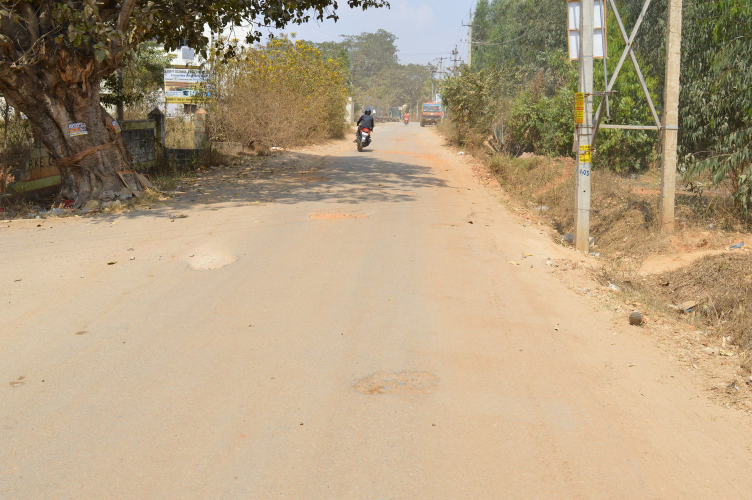
//> input picture Code/code_from_earlier_approach/src/data/road_cam_10.jpg, 1504 x 1000 px (shown at 1/2 size)
$ ./preprocessing data/road_cam_10.jpg   (built with g++ and OpenCV 4)
//> lines starting //> are read from the running program, lines starting //| are printed output that depends on the picture; after the words box and inside, x2 and y2 are one past the last pixel; in counts of white or black regions, pixels touching at a corner belong together
#include <opencv2/opencv.hpp>
#include <opencv2/highgui/highgui.hpp>
#include <opencv2/imgproc/imgproc.hpp>
#include <opencv2/core/core.hpp>
#include <iostream>
#include <stdio.h>

using namespace std;
using namespace cv;

class findroad{                              //class that separates out roads from images
private:
Mat path;
public:
void setpath(Mat& image)
{
image.convertTo(path, CV_32S);
}

Mat getroad(Mat &image)                  //major working function attribute of the class
{
watershed(image, path);                                     //using watershed segmenter
path.convertTo(path,CV_8U);
return path;
}
};

int main( int argc, const char** argv )
{
Mat image1 = imread(argv[1],1);
//> image1 is the input picture: 1000 rows x 1504 cols, CV_8UC3; mean B, G, R 129, 158.4, 178.1
Mat image;
resize(image1,image,Size(500,500),0,0,INTER_LINEAR);
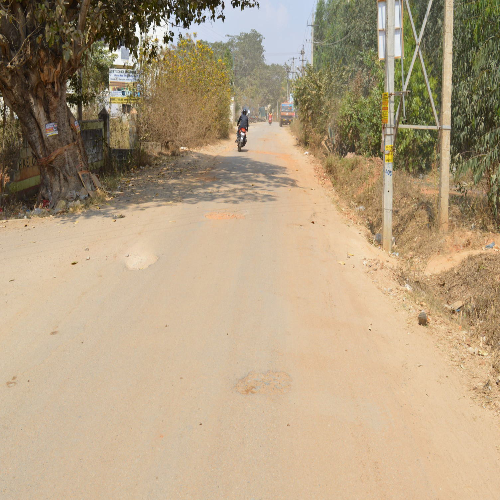
//> image: 500 rows x 500 cols, CV_8UC3; mean B, G, R 129, 158.4, 178.1
Mat gray;
cvtColor(image, gray, CV_BGR2GRAY);
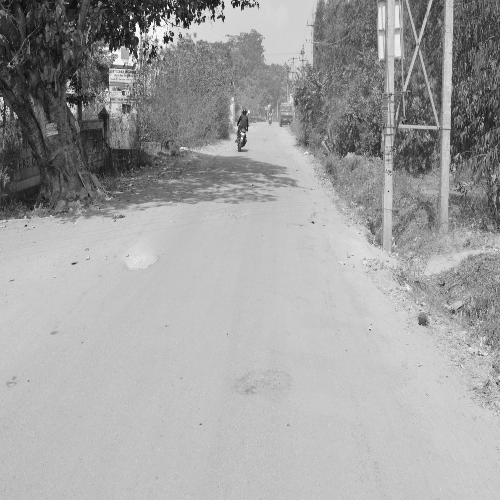
//> gray: 500 rows x 500 cols, CV_8UC1; min 8, max 254, mean 160.9
threshold(gray, gray, 100, 255, THRESH_BINARY);          //threasholding the grayscale image
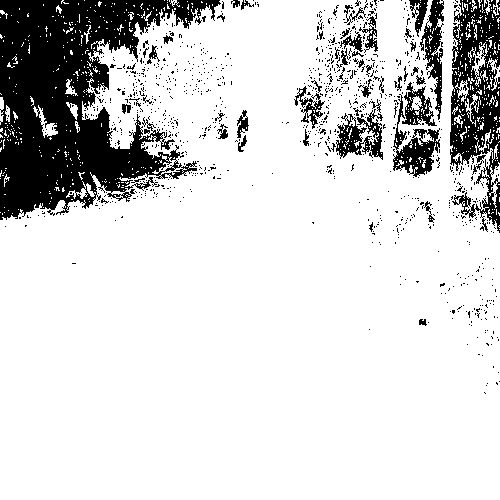
//> gray: 500 rows x 500 cols, CV_8UC1; 83.3% white; 1007 black regions (955 under 20 px), largest, box (x1, y1, x2, y2) and area: (0, 0, 221, 220) 25416, (450, 0, 500, 233) 6416, (393, 94, 440, 177) 1370
double t = 0;
t = (double)cvGetTickCount();                                //setting up timer
Mat Erode;
erode(gray,Erode,Mat(),Point(2,2),7); //eroding image 7 times.
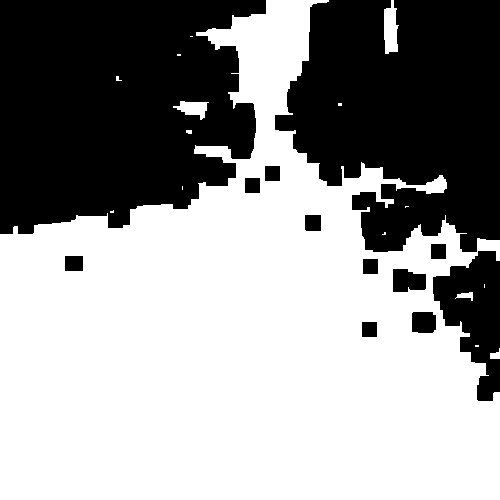
//> Erode: 500 rows x 500 cols, CV_8UC1; 59.5% white; 12 black regions, largest, box (x1, y1, x2, y2) and area: (0, 0, 266, 234) 50223, (275, 0, 500, 252) 42641, (433, 251, 500, 401) 5739
Mat Dilate;
dilate(gray,Dilate,Mat(),Point(2,2),7);    //dilating the image
//> Dilate: 500 rows x 500 cols, CV_8UC1; 98.7% white; 14 black regions (3 under 20 px), largest, box (x1, y1, x2, y2) and area: (0, 145, 59, 202) 1164, (17, 43, 59, 98) 935, (83, 127, 121, 172) 751
threshold(Dilate,Dilate,1, 50,THRESH_BINARY_INV);
Mat path_trace(gray.size(),CV_8U,Scalar(0));
path_trace= Erode+Dilate;                                      //morphological addition
findroad road;                                             //creating an object for our class
road.setpath(path_trace);                                      //preparing the input
//> in setpath, `image.convertTo(path, CV_32S);`:
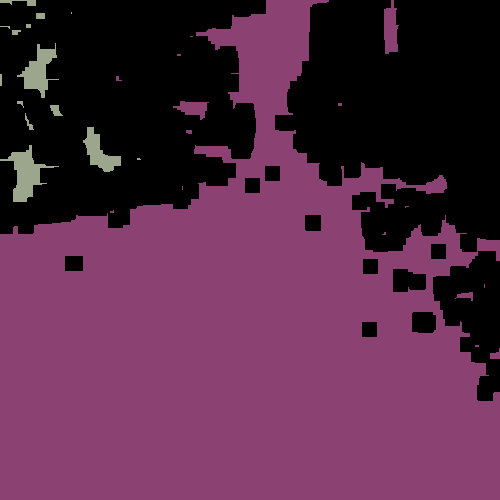
//> path: 500 rows x 500 cols, CV_32SC1; 3 distinct labels, from 0 to 255; one colour per label, 0 black
namedWindow("founded road");
namedWindow("input image");
Mat road_found = road.getroad(image);
//> in getroad, `watershed(image, path);`:
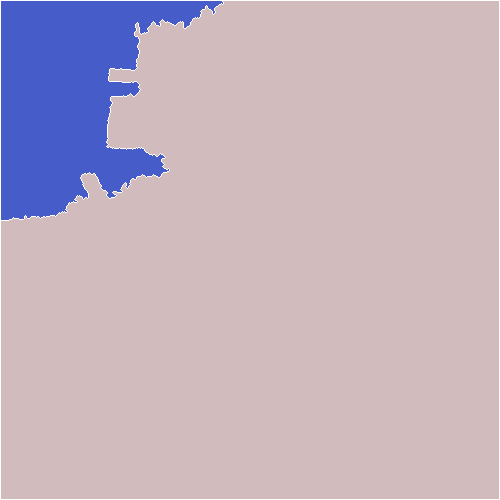
//> path: 500 rows x 500 cols, CV_32SC1; 3 distinct labels, from -1 to 255; one colour per label, 0 black, -1 white
//> in getroad, `path.convertTo(path,CV_8U);`:
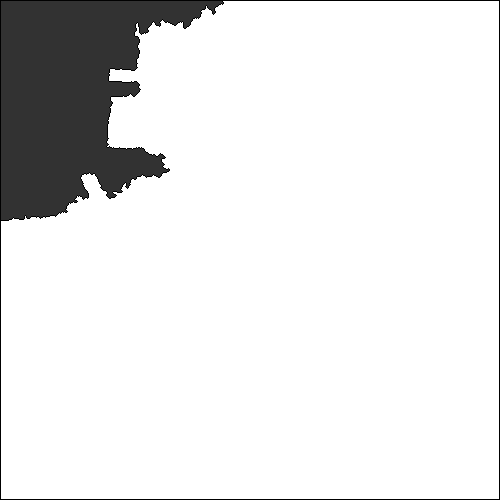
//> path: 500 rows x 500 cols, CV_8UC1; min 0, max 255, mean 229.7
road_found.convertTo(road_found,CV_8U);
imshow("founded road", road_found);
imshow("input image",image);
t = (double)cvGetTickCount() - t;                              //time of detection
printf( "road got detected in = %g ms\n", t/((double)cvGetTickFrequency()*1000.) );
cout << endl << "cheers" << endl;
imwrite("ROAD1.jpg",image);
imwrite( "ROAD1_DETECTED.jpg",road_found);
waitKey(0);
return 0;
}

$ run again, on Code/code_from_earlier_approach/src/data/road_cam_12.jpg
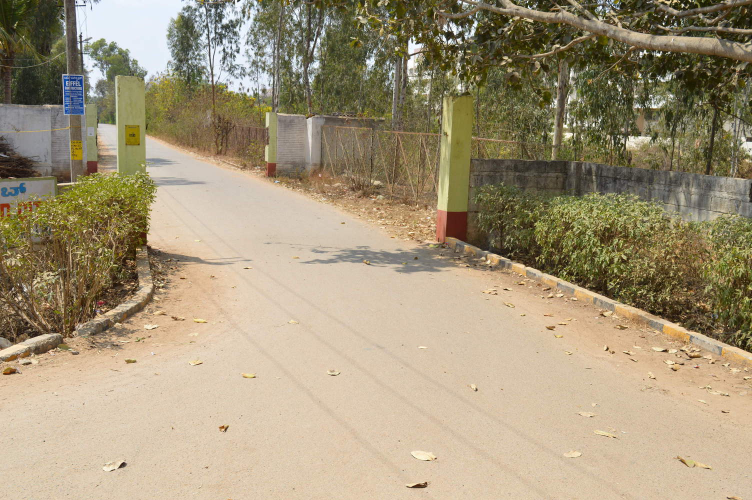
//> input picture Code/code_from_earlier_approach/src/data/road_cam_12.jpg, 1504 x 1000 px (shown at 1/2 size)
//> image1 is the input picture: 1000 rows x 1504 cols, CV_8UC3; mean B, G, R 121.7, 149.6, 163.4
//> `threshold(gray, gray, 100, 255, THRESH_BINARY);`:
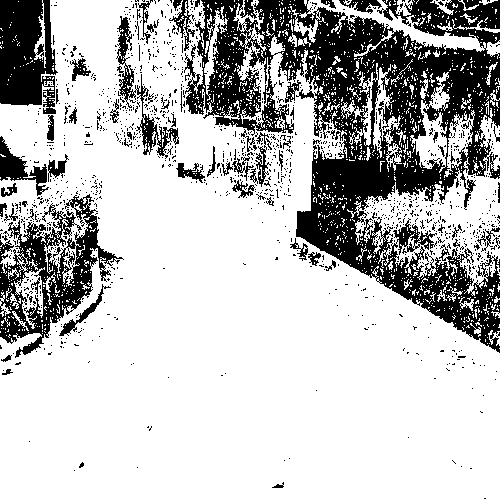
//> gray: 500 rows x 500 cols, CV_8UC1; 73.9% white; 1238 black regions (1170 under 20 px), largest, box (x1, y1, x2, y2) and area: (184, 0, 500, 353) 42338, (0, 194, 124, 358) 6808, (0, 0, 58, 114) 5107
//> Erode: 500 rows x 500 cols, CV_8UC1; 41.6% white; 23 white regions (9 under 20 px), largest, box (x1, y1, x2, y2) and area: (0, 131, 500, 500) 98999, (57, 0, 118, 81) 2542, (183, 121, 220, 157) 720
//> in getroad, `path.convertTo(path,CV_8U);`:
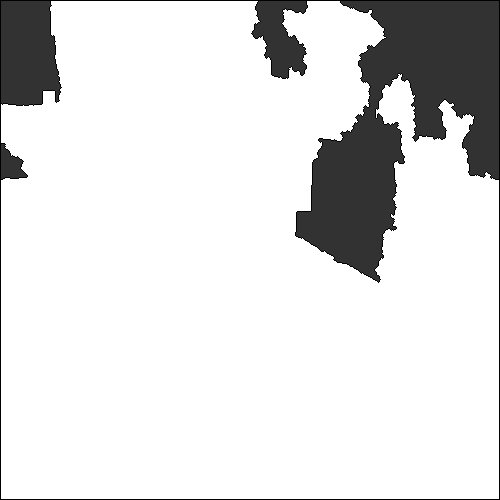
//> path: 500 rows x 500 cols, CV_8UC1; min 0, max 255, mean 222.5

$ run again, on Code/code_from_earlier_approach/src/data/road_cam_13.jpg
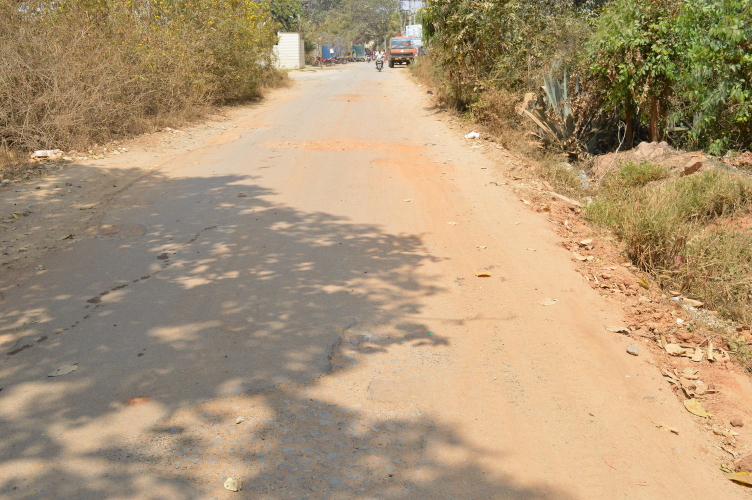
//> input picture Code/code_from_earlier_approach/src/data/road_cam_13.jpg, 1504 x 1000 px (shown at 1/2 size)
//> image1 is the input picture: 1000 rows x 1504 cols, CV_8UC3; mean B, G, R 117.4, 149.6, 172.3
//> `threshold(gray, gray, 100, 255, THRESH_BINARY);`:
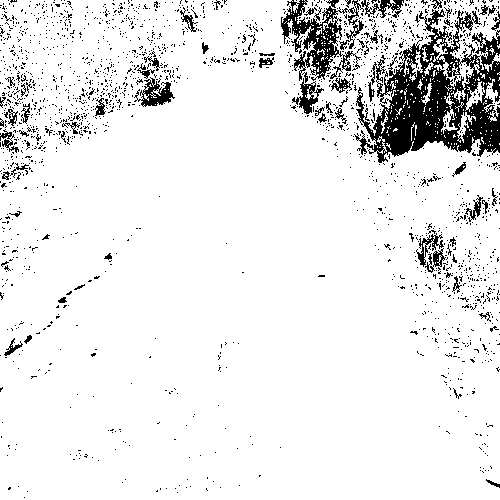
//> gray: 500 rows x 500 cols, CV_8UC1; 91% white; 1998 black regions (1931 under 20 px), largest, box (x1, y1, x2, y2) and area: (354, 9, 500, 163) 10196, (281, 0, 364, 81) 2659, (134, 77, 175, 107) 550
//> Erode: 500 rows x 500 cols, CV_8UC1; 52.4% white; 35 black regions, largest, box (x1, y1, x2, y2) and area: (0, 0, 500, 424) 97044, (0, 221, 148, 386) 6201, (468, 416, 500, 495) 1861
//> in getroad, `path.convertTo(path,CV_8U);`:
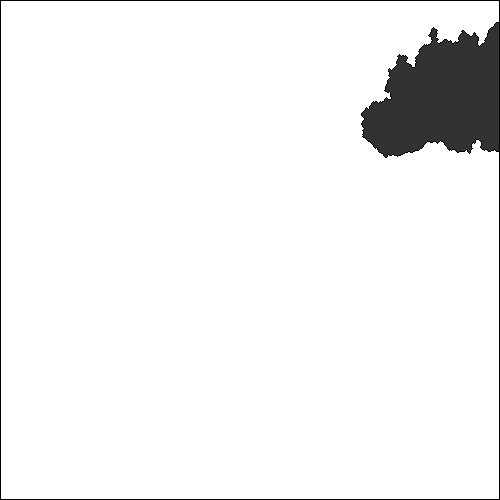
//> path: 500 rows x 500 cols, CV_8UC1; min 0, max 255, mean 242.3

$ run again, on Code/code_from_earlier_approach/src/data/road_cam_14.jpg
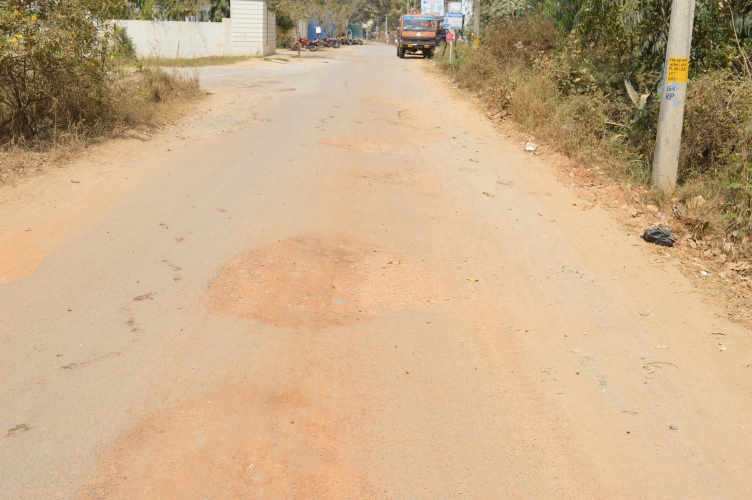
//> input picture Code/code_from_earlier_approach/src/data/road_cam_14.jpg, 1504 x 1000 px (shown at 1/2 size)
//> image1 is the input picture: 1000 rows x 1504 cols, CV_8UC3; mean B, G, R 137.2, 173, 201.6
//> Erode: 500 rows x 500 cols, CV_8UC1; 74.8% white; 7 black regions, largest, box (x1, y1, x2, y2) and area: (170, 0, 500, 295) 44317, (0, 0, 160, 177) 17563, (410, 425, 426, 440) 240
//> in getroad, `watershed(image, path);`:
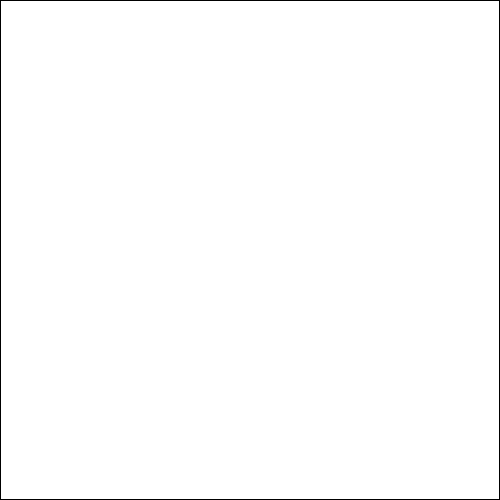
//> path: 500 rows x 500 cols, CV_32SC1; values -1 (black) and 255 (white), 99.2% white; black in thin lines or dots
